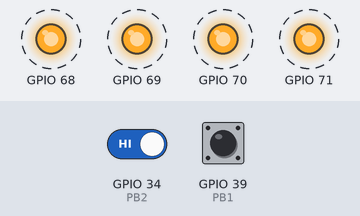
This sketch was run on a simulated ESP32. On the bench: output pins drawn as LEDs (lit = HIGH). Dashed ring = blinking. Inputs (shaded band) come from the test bench; at power-on: GPIO 34 (PB2) HIGH, GPIO 39 (PB1) HIGH. What the sketch prints to the serial monitor is not drawn.

Above: at 1.2 s.
1.3 s: GPIO 34 (PB2) driven LOW
Timing chart, 0 to 10.3 s (numbered marks = the images above; inputs shaded):
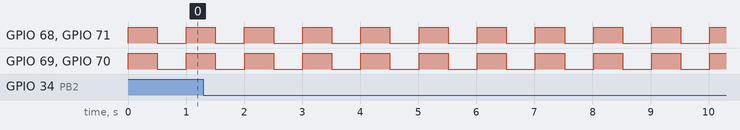

Measured:
- by itself, GPIO 68–71: alternates HIGH for 0.50 s and LOW for 0.50 s

The sketch:

checkDigitalInput.ino
```cpp
#include "Arduino.h"
#include "PCF8574.h"  //Library:https://github.com/xreef/PCF8574_library

//Mapping I/O
//================================================
#define LED8  P7
#define LED7  P6
#define LED6  P5
#define BUZ   P4
#define S1    P0
#define S2    P1
#define S3    P2
#define S4    P3
#define S5    P4
#define PB1   39
#define PB2   34
//================================================

//Interrupt Mapping
//================================================
#define ESP32_INTERRUPTED_PIN 26

//Function ISR
void readSensorArray();
//================================================

//Mapping Object
//===============================================
// Set i2c address
PCF8574 IC1 (0x21,ESP32_INTERRUPTED_PIN,readSensorArray);
PCF8574 IC2 (0x20);

//================================================

//Global Variable
bool sensorDetected = false;
bool PB1_old = true;
bool PB2_old = true;
bool PB1_new, PB2_new;
bool state;
unsigned long ledTick;

void setup()
{
	Serial.begin(115200);

 pinMode(PB1, INPUT);
 pinMode(PB2, INPUT);

  IC1.pinMode(S1, INPUT);
  IC1.pinMode(S2, INPUT);
  IC1.pinMode(S3, INPUT);
  IC1.pinMode(S4, INPUT);
  IC1.pinMode(S5, INPUT);
	// Set pinMode to OUTPUT
	IC2.pinMode(LED8, OUTPUT);
	IC2.pinMode(LED7, OUTPUT);
  IC2.pinMode(LED6, OUTPUT);
  IC2.pinMode(BUZ, OUTPUT);
	IC1.begin();
	IC2.begin();
}

void loop()
{

  //Handle Blinking LEDs and buzzer
  //======================================
  if(millis()>ledTick){
    ledTick = millis()+500;
    state ^=1;  //toggle it
    IC2.digitalWrite(BUZ, state);
    IC2.digitalWrite(LED8,state);
    IC2.digitalWrite(LED7,state);
    IC2.digitalWrite(LED6,state);
  }
  //=======================================

  //Handle Read PB state
  //=======================================
 PB1_new = digitalRead(PB1);
 PB2_new = digitalRead(PB2);
 if(PB1_old != PB1_new){
  PB1_old = PB1_new;
    if(PB1_new == LOW){
      Serial.println("PB1 Pressed!");
    }
 }
 if(PB2_old != PB2_new){
  PB2_old = PB2_new;
    if(PB2_new == LOW){
      Serial.println("PB2 Pressed!");
    }
 }
 //==========================================

 //Handle IC1 Pin Change (Interrupt)
 //========================================
 if(sensorDetected){
   Serial.print("Sensor Array:");
   Serial.print(IC1.digitalRead(S1));
   Serial.print(IC1.digitalRead(S2));
   Serial.print(IC1.digitalRead(S3));
   Serial.print(IC1.digitalRead(S4));
   Serial.println(IC1.digitalRead(S5));
   sensorDetected = false;
   }
 //=======================================

}

//Interrupt Service Routine
//========================================
void readSensorArray(){
  sensorDetected = true;
  delay(100);
}
//========================================
```
